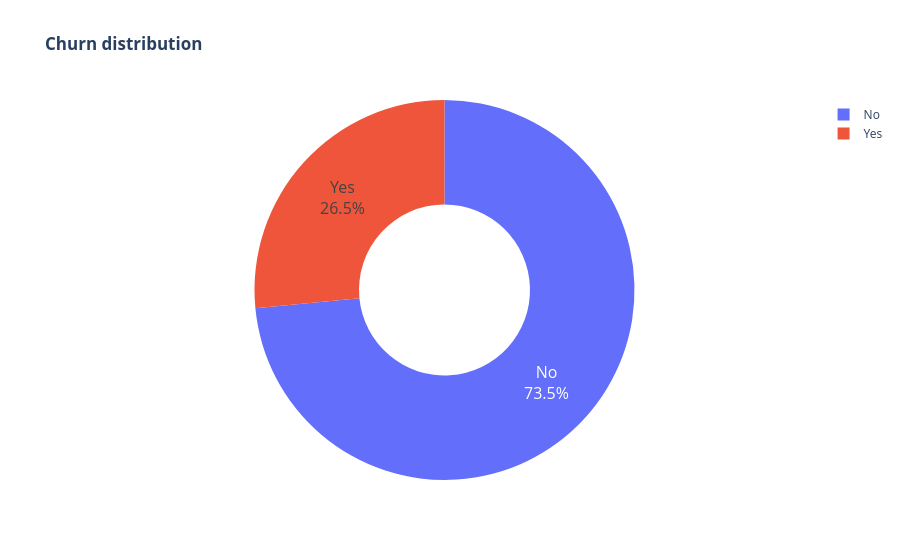

Write notebook code for a chart like this one.
### Markdown cell above
## 3. Exploratory analysis

### Code cell
eda = df.assign(Churn=df["Churn"].map({1: "Yes", 0: "No"}))

fig = px.pie(eda, names="Churn", hole=0.45, title="<b>Churn distribution</b>")
fig.update_traces(textinfo="percent+label", textfont_size=16)
fig.show()

### Figure 1 — Plotly figure (JSON) as saved in the notebook; plotly's stock layout.template omitted (floating-point values rounded to 4 significant figures; data arrays with more than 128 entries replaced by an {"elided": "..."} marker saying what was removed)
{"data": [{"domain": {"x": [0, 1], "y": [0, 1]}, "hole": 0.45, "hovertemplate": "Churn=%{label}<extra></extra>", "labels": {"elided": "7043 str values"}, "legendgroup": "", "name": "", "showlegend": true, "textfont": {"size": 16}, "textinfo": "percent+label", "type": "pie"}], "layout": {"legend": {"tracegroupgap": 0}, "title": {"text": "<b>Churn distribution</b>"}}}
